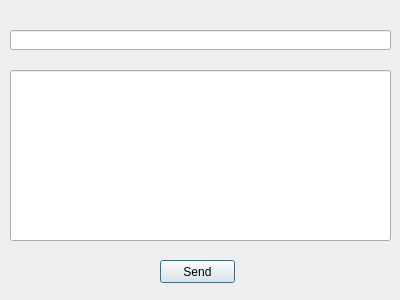
<?xml version="1.0" encoding="UTF-8"?>
<ui version="4.0">
 <class>contact</class>
 <widget class="QDialog" name="contact">
  <property name="geometry">
   <rect>
    <x>0</x>
    <y>0</y>
    <width>400</width>
    <height>300</height>
   </rect>
  </property>
  <property name="windowTitle">
   <string>Dialog</string>
  </property>
  <widget class="QLineEdit" name="contact_2">
   <property name="geometry">
    <rect>
     <x>10</x>
     <y>70</y>
     <width>381</width>
     <height>171</height>
    </rect>
   </property>
  </widget>
  <widget class="QPushButton" name="send">
   <property name="geometry">
    <rect>
     <x>160</x>
     <y>260</y>
     <width>75</width>
     <height>23</height>
    </rect>
   </property>
   <property name="text">
    <string>Send</string>
   </property>
  </widget>
  <widget class="QLineEdit" name="title">
   <property name="geometry">
    <rect>
     <x>10</x>
     <y>30</y>
     <width>381</width>
     <height>20</height>
    </rect>
   </property>
  </widget>
 </widget>
 <resources/>
 <connections/>
</ui>
